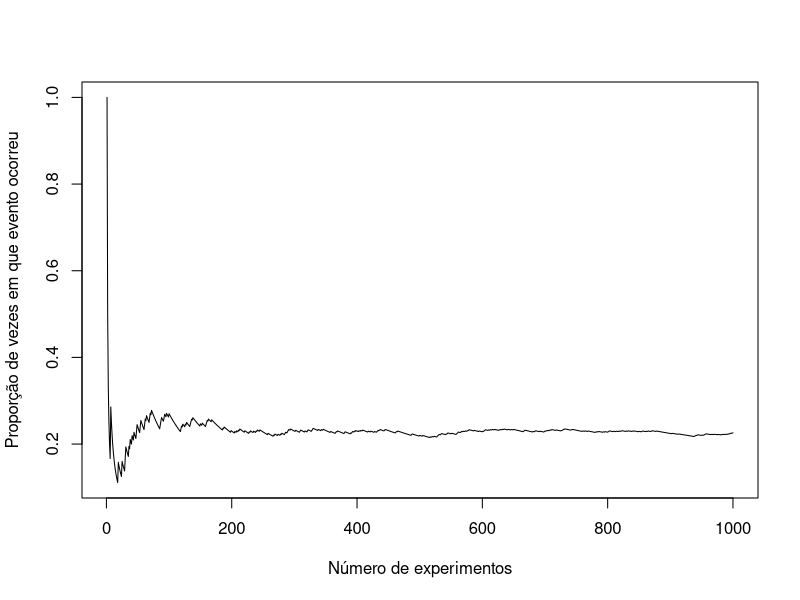

Source code (R):
## ---- chunk 1
n <- 1000
p <- 0.25
props = cumsum(rbinom(n,1,p))/(1:n)
plot(props, 
     type='l',
     xlab="Número de experimentos",
     ylab="Proporção de vezes em que evento ocorreu")
